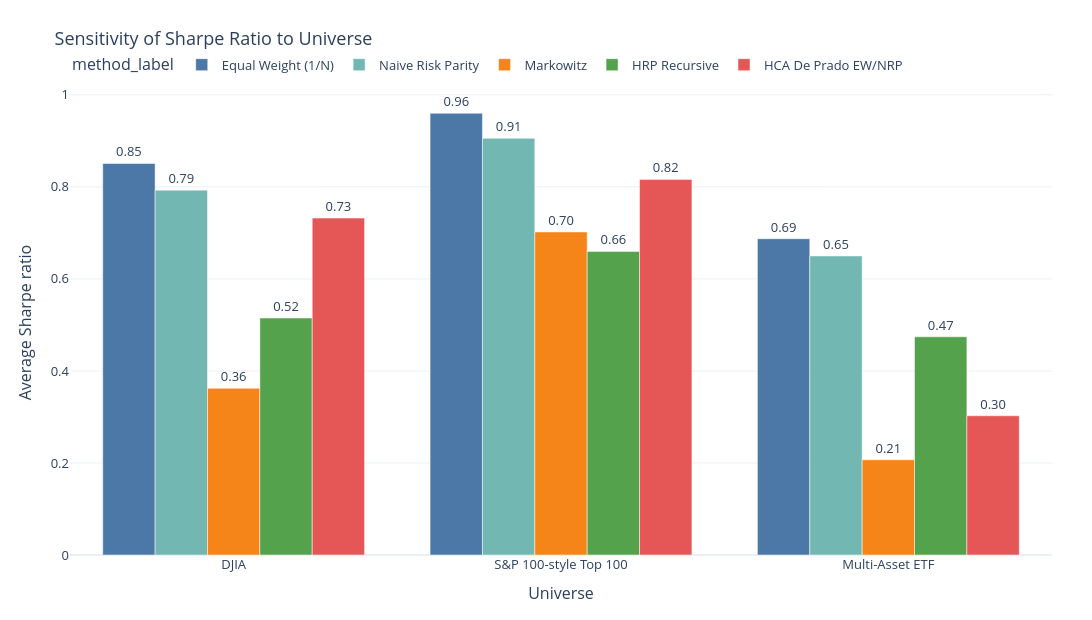

Write notebook code for a chart like this one.
### Markdown cell above
## Figure 2 - Sharpe by Universe

This figure answers: do the methods behave differently across universes?

### Code cell
universe_df = (
    bt.groupby(['universe_id', 'method'], as_index=False)['sharpe_ratio']
    .mean()
)
universe_df['universe_label'] = pd.Categorical(
    universe_df['universe_id'].map(universe_label),
    categories=['DJIA', 'S&P 100-style Top 100', 'Multi-Asset ETF'],
    ordered=True,
)
universe_df['method_label'] = pd.Categorical(
    universe_df['method'].map(method_label),
    categories=[method_label(m) for m in METHOD_ORDER],
    ordered=True,
)
universe_df = universe_df.sort_values(['universe_label', 'method_label'])

fig_universe = px.bar(
    universe_df,
    x='universe_label',
    y='sharpe_ratio',
    color='method_label',
    text='sharpe_ratio',
    category_orders={
        'universe_label': ['DJIA', 'S&P 100-style Top 100', 'Multi-Asset ETF'],
        'method_label': [method_label(m) for m in METHOD_ORDER],
    },
    color_discrete_map={method_label(k): v for k, v in PALETTE.items()},
)
fig_universe.update_traces(texttemplate='%{text:.2f}', textposition='outside')
fig_universe.update_xaxes(title='Universe')
fig_universe.update_yaxes(title='Average Sharpe ratio')
apply_paper_layout(fig_universe, title='Sensitivity of Sharpe Ratio to Universe', width=1180)
save_figure(fig_universe, 'figure_02_universe_sensitivity.html')
fig_universe

### Figure 1 — Plotly figure (JSON) as saved in the notebook; plotly's stock layout.template omitted (floating-point values rounded to 4 significant figures)
{"data": [{"hovertemplate": "method_label=Equal Weight (1/N)<br>universe_label=%{x}<br>sharpe_ratio=%{text}<extra></extra>", "legendgroup": "Equal Weight (1/N)", "marker": {"color": "#4C78A8", "pattern": {"shape": ""}}, "name": "Equal Weight (1/N)", "orientation": "v", "showlegend": true, "text": [0.8509, 0.96, 0.6874], "textposition": "outside", "texttemplate": "%{text:.2f}", "type": "bar", "x": ["DJIA", "S&P 100-style Top 100", "Multi-Asset ETF"], "xaxis": "x", "y": [0.8509, 0.96, 0.6874], "yaxis": "y"}, {"hovertemplate": "method_label=Naive Risk Parity<br>universe_label=%{x}<br>sharpe_ratio=%{text}<extra></extra>", "legendgroup": "Naive Risk Parity", "marker": {"color": "#72B7B2", "pattern": {"shape": ""}}, "name": "Naive Risk Parity", "orientation": "v", "showlegend": true, "text": [0.7929, 0.9057, 0.6499], "textposition": "outside", "texttemplate": "%{text:.2f}", "type": "bar", "x": ["DJIA", "S&P 100-style Top 100", "Multi-Asset ETF"], "xaxis": "x", "y": [0.7929, 0.9057, 0.6499], "yaxis": "y"}, {"hovertemplate": "method_label=Markowitz<br>universe_label=%{x}<br>sharpe_ratio=%{text}<extra></extra>", "legendgroup": "Markowitz", "marker": {"color": "#F58518", "pattern": {"shape": ""}}, "name": "Markowitz", "orientation": "v", "showlegend": true, "text": [0.3624, 0.7021, 0.207], "textposition": "outside", "texttemplate": "%{text:.2f}", "type": "bar", "x": ["DJIA", "S&P 100-style Top 100", "Multi-Asset ETF"], "xaxis": "x", "y": [0.3624, 0.7021, 0.207], "yaxis": "y"}, {"hovertemplate": "method_label=HRP Recursive<br>universe_label=%{x}<br>sharpe_ratio=%{text}<extra></extra>", "legendgroup": "HRP Recursive", "marker": {"color": "#54A24B", "pattern": {"shape": ""}}, "name": "HRP Recursive", "orientation": "v", "showlegend": true, "text": [0.515, 0.6598, 0.4742], "textposition": "outside", "texttemplate": "%{text:.2f}", "type": "bar", "x": ["DJIA", "S&P 100-style Top 100", "Multi-Asset ETF"], "xaxis": "x", "y": [0.515, 0.6598, 0.4742], "yaxis": "y"}, {"hovertemplate": "method_label=HCA De Prado EW/NRP<br>universe_label=%{x}<br>sharpe_ratio=%{text}<extra></extra>", "legendgroup": "HCA De Prado EW/NRP", "marker": {"color": "#E45756", "pattern": {"shape": ""}}, "name": "HCA De Prado EW/NRP", "orientation": "v", "showlegend": true, "text": [0.7322, 0.8163, 0.3026], "textposition": "outside", "texttemplate": "%{text:.2f}", "type": "bar", "x": ["DJIA", "S&P 100-style Top 100", "Multi-Asset ETF"], "xaxis": "x", "y": [0.7322, 0.8163, 0.3026], "yaxis": "y"}], "layout": {"barmode": "group", "font": {"size": 13}, "height": 620, "legend": {"orientation": "h", "title": {"text": "method_label"}, "tracegroupgap": 0, "x": 0, "xanchor": "left", "y": 1.02, "yanchor": "bottom"}, "margin": {"b": 65, "l": 70, "r": 40, "t": 90}, "paper_bgcolor": "white", "plot_bgcolor": "white", "title": {"text": "Sensitivity of Sharpe Ratio to Universe"}, "width": 1180, "xaxis": {"anchor": "y", "categoryarray": ["DJIA", "S&P 100-style Top 100", "Multi-Asset ETF"], "categoryorder": "array", "domain": [0, 1], "title": {"text": "Universe"}}, "yaxis": {"anchor": "x", "domain": [0, 1], "title": {"text": "Average Sharpe ratio"}}}}
